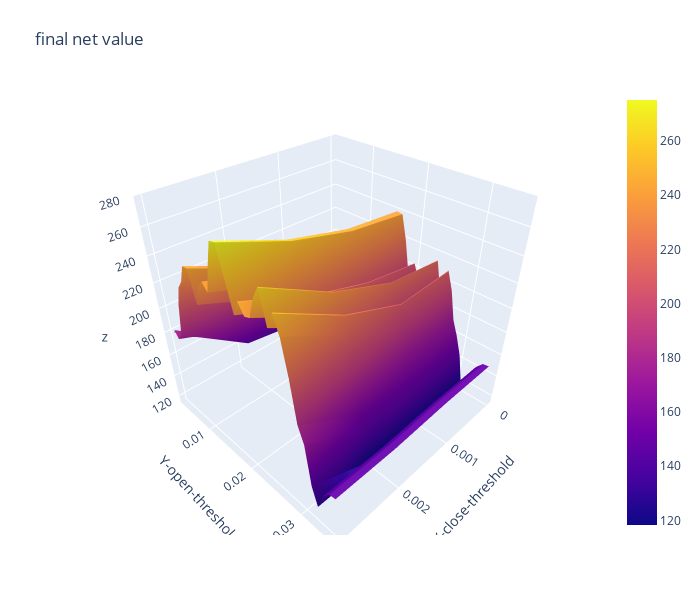

Here is the notebook cell this chart was saved with:
### Code cell
import plotly.graph_objects as go

x_data = df_final_nv.columns.to_list() # close threshold

y_data = df_final_nv.index.to_list() # open threshold

z_data = df_final_nv.copy(deep=True) # return per round

fig = go.Figure(data=[go.Surface(z=z_data.values,x=x_data,y=y_data)])

fig.update_layout(title="final net value", # 标题
                  autosize=False,  # 尺度自动缩放
                  width=700,  # 长宽
                  height=600,
                  margin=dict(l=65,r=50,b=65,t=90),  # 4个位置的距离
                  scene=dict(xaxis_title='X-close-threshold',yaxis_title='Y-open-threshold')
                 )

fig.show()

### Figure 1 — Plotly figure (JSON) as saved in the notebook; plotly's stock layout.template omitted (floating-point values rounded to 4 significant figures; data arrays with more than 128 entries replaced by an {"elided": "..."} marker saying what was removed)
{"data": [{"type": "surface", "x": [0, 0.001, 0.002, 0.003], "y": [0.0031, 0.0032, 0.0035, 0.004, 0.005, 0.006, 0.007, 0.008, 0.009, 0.01, 0.011, 0.012, 0.013, 0.014, 0.015, 0.016, 0.017, 0.018, 0.019, 0.02, 0.021, 0.022, 0.023, 0.024, 0.025, 0.026, 0.027, 0.028, 0.029, 0.03, 0.031, 0.032, 0.033, 0.034, 0.035], "z": {"elided": "35x4 float values"}}], "layout": {"autosize": false, "height": 600, "margin": {"b": 65, "l": 65, "r": 50, "t": 90}, "scene": {"xaxis": {"title": {"text": "X-close-threshold"}}, "yaxis": {"title": {"text": "Y-open-threshold"}}}, "title": {"text": "final net value"}, "width": 700}}
